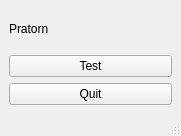
<?xml version="1.0" encoding="UTF-8"?>
<ui version="4.0">
 <class>MainWindow</class>
 <widget class="QMainWindow" name="MainWindow">
  <property name="geometry">
   <rect>
    <x>0</x>
    <y>0</y>
    <width>181</width>
    <height>136</height>
   </rect>
  </property>
  <property name="windowTitle">
   <string>MainWindow</string>
  </property>
  <widget class="QWidget" name="centralwidget">
   <layout class="QVBoxLayout" name="verticalLayout_2">
    <item>
     <layout class="QVBoxLayout" name="verticalLayout">
      <item>
       <widget class="QLabel" name="label">
        <property name="text">
         <string>Pratorn</string>
        </property>
       </widget>
      </item>
      <item>
       <widget class="QPushButton" name="test">
        <property name="text">
         <string>Test</string>
        </property>
       </widget>
      </item>
      <item>
       <widget class="QPushButton" name="button_quit">
        <property name="text">
         <string>Quit</string>
        </property>
       </widget>
      </item>
     </layout>
    </item>
   </layout>
  </widget>
  <widget class="QMenuBar" name="menubar">
   <property name="geometry">
    <rect>
     <x>0</x>
     <y>0</y>
     <width>181</width>
     <height>19</height>
    </rect>
   </property>
  </widget>
  <widget class="QStatusBar" name="statusbar"/>
 </widget>
 <resources/>
 <connections/>
</ui>
